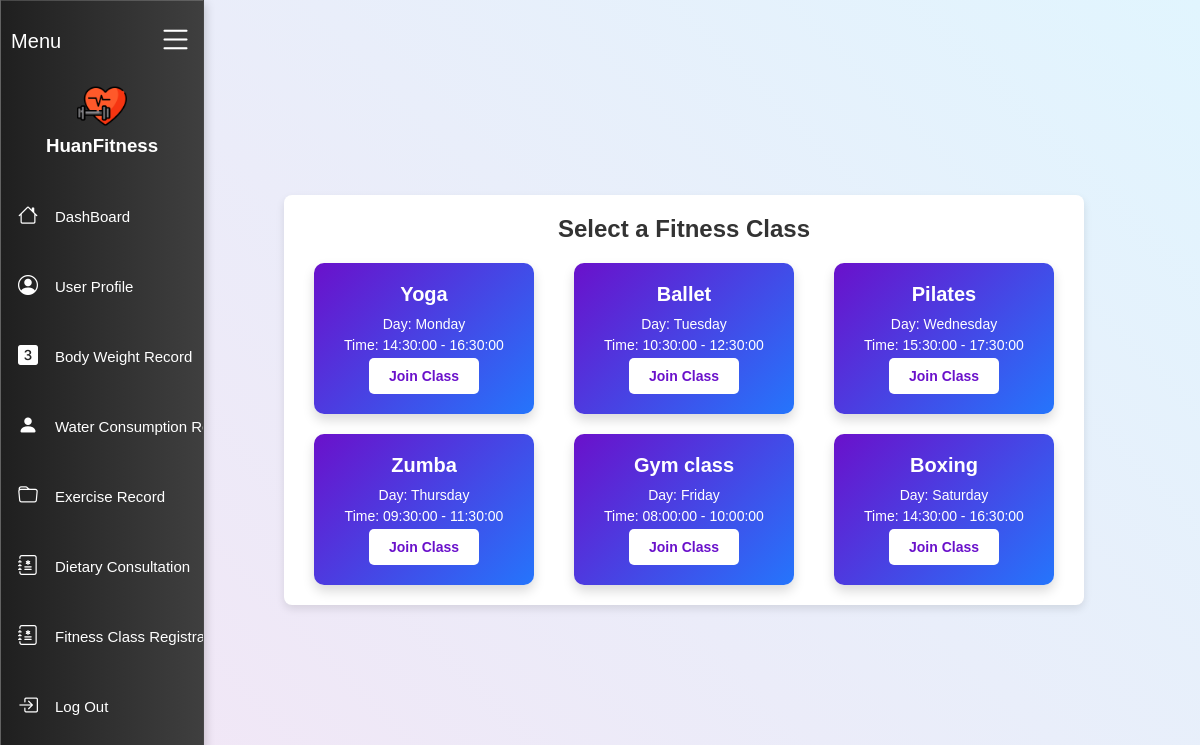
The page /fitness_class.php (signed in) on the database its author committed.
### tables this page shows
CREATE TABLE `fitness_class_details` (
  `fitness_class_id` varchar(10) NOT NULL,
  `fitness_class_category` varchar(100) NOT NULL,
  `day` enum('Monday','Tuesday','Wednesday','Thursday','Friday','Saturday','Sunday') NOT NULL,
  `start_time` time NOT NULL,
  `end_time` time NOT NULL
);

### fitness_class.php (the view, shortened to what this page needs)
<?php
include('db_conn.php');
$query = "SELECT fitness_class_id, fitness_class_category, day, start_time, end_time FROM fitness_class_details";
$result = $conn->query($query);
$classes = [];
while ($row = $result->fetch_assoc()) {
    $classes[] = $row;
}
?>
<!DOCTYPE html>
<html lang="en">
<head>
    <link rel="stylesheet" href="css/navBar.css">
    <link rel="stylesheet" href="css/fitness_class.css">
    <link rel="stylesheet" href="https://cdn.jsdelivr.net/npm/bootstrap-icons@1.10.5/font/bootstrap-icons.css">
</head>
<body style = "background: linear-gradient(45deg, #f3e5f5, #e1f5fe);">
    <div class="container add" id="container">
        <div class="brand">
            <h3>Menu</h3>
            <a href="#" id="toggle"><i class="bi bi-list"></i></a>
        </div>
        <div class="user">
            <img src="css/img/dumbbell.png" alt="">
            <div class="name">
                <h3 style = "color:white">HuanFitness</h3>
            </div>
        </div>
        <div class="navbar">
            <ul>
                <li><a href="dashboard.php"><i class="bi bi-house"></i><span>DashBoard</span></a></li>
                <li><a href="user_profile.php"><i class="bi bi-person-circle"></i><span>User Profile</span></a></li>
                <li><a href="weight.php"><i class="bi bi-3-square-fill"></i><span>Body Weight Record</span></a></li>
                <li><a href="MainWaterCon.php"><i class="bi bi-person-fill"></i><span>Water Consumption Record</span></a></li>
                <li><a href="exercise_index.php"><i class="bi bi-folder"></i><span>Exercise Record</span></a></li>
                <li><a href="consultation_category.php"><i class="bi bi-journal-medical"></i><span>Dietary Consultation</span></a></li>
                <li><a href="fitness_class.php"><i class="bi bi-journal-medical"></i><span>Fitness Class Registration</span></a></li>
                <li><a href="logout.php"><i class="bi bi-box-arrow-in-right"></i><span>Log Out</span></a></li>
            </ul>
        </div>
    </div>
    <div class="main-content-wrapper">
        <div class="main-content">
            <h2>Select a Fitness Class</h2>
            <div class="class-cards">
                <?php foreach ($classes as $class): ?>
                    <div class="class-card">
                        <h3><?php echo htmlspecialchars($class['fitness_class_category']); ?></h3>
                        <p>Day: <?php echo htmlspecialchars($class['day']); ?></p>
                        <p>Time: <?php echo htmlspecialchars($class['start_time']) . ' - ' . htmlspecialchars($class['end_time']); ?></p>
                        <form action="join_class.php" method="POST" onsubmit="return confirmClass()">
                            <button type="submit" class="join-button">Join Class</button>
                        </form>
                    </div>
                <?php endforeach; ?>
            </div>
        </div>
    </div>
</body>
</html>

### css/navBar.css (style rules this page uses)
:root { --primary-color: #fff; --navbar-background: #2c2c2c; --navbar-hover-background: rgba(255, 255, 255, 0.2); --text-color: #fff; }
* { margin: 0; padding: 0; box-sizing: border-box; font-family: 'Poppins', sans-serif; }
body { display: flex; width: 100%; height: 100%; align-items: center; justify-content: flex-start; background-repeat: no-repeat; background-position: center; background-size: cover; }
.container { display: flex; flex-direction: column; width: 17%; height: 100vh; align-items: center; background: linear-gradient(90deg, #1f1f1f, #3f3f3f); box-shadow: 0px 4px 10px 1px rgba(0, 0, 0, 0.2); overflow: hidden; transition: width 0.5s ease; backdrop-filter: blur(30px); -webkit-backdrop-filter: blur(3px); border: 1px solid rgba(255, 255, 255, 0.18); position: relative; }
.container .navbar ul { list-style-type: none; display: flex; flex-direction: column; height: auto; width: 100%; align-items: flex-start; justify-content: center; transition: width 0.5s ease; white-space: nowrap; }
.container .brand { display: flex; width: 90%; height: 40px; padding: 0 0px; margin: 20px 10px; align-items: center; justify-content: space-between; }
.container .brand h3 { font-weight: 500; font-size: 20px; color: var(--text-color); }
.container .brand a i { color: var(--primary-color); font-size: 35px; }
.container .navbar { display: flex; width: 100%; height: auto; margin: 20px 0; align-items: center; justify-content: center; }
.container .navbar ul li { height: 50px; width: 100%; margin: 10px 0; }
.container .navbar ul li a { display: flex; width: 100%; height: 100%; text-decoration: none; border-radius: 7px; align-items: center; justify-content: left; color: var(--text-color); transition: background 0.3s ease, color 0.3s ease; }
.container .navbar ul li a span { font-size: 15px; font-weight: 300; }
.container .navbar ul li a i { font-size: 20px; margin: 0 17px; }
.container .user { display: flex; flex-direction: column; gap: 4px; width: 100%; height: 80px; align-items: center; text-align: center; }
.container .user img { width: 50px; height: 50px; }
.container .user .name { display: flex; flex-direction: column; }
.main-content { flex-grow: 1; padding: 20px; overflow-y: auto; }

### css/fitness_class.css (style rules this page uses)
.main-content-wrapper { display: flex; justify-content: center; align-items: center; width: 80%; padding: 20px; }
.main-content { padding: 20px; background: #fff; box-shadow: 0px 4px 8px rgba(0, 0, 0, 0.1); border-radius: 8px; width: 80%; max-width: 800px; text-align: center; }
h2 { font-size: 24px; color: #333; margin-bottom: 20px; }
.class-cards { display: grid; grid-template-columns: repeat(3, 1fr); gap: 20px; justify-items: center; }
.class-card { background: linear-gradient(135deg, #6a11cb, #2575fc); color: #fff; padding: 20px; border-radius: 10px; box-shadow: 0px 6px 12px rgba(0, 0, 0, 0.15); text-align: center; transition: transform 0.3s ease, box-shadow 0.3s ease; width: 100%; max-width: 220px; }
.class-card h3 { font-size: 20px; margin-bottom: 10px; }
.class-card p { font-size: 14px; margin: 5px 0; }
.join-button { background: #fff; color: #6a11cb; border: none; padding: 10px 20px; font-size: 14px; font-weight: bold; border-radius: 5px; cursor: pointer; transition: background 0.3s ease, color 0.3s ease; }
.class-cards { grid-template-columns: repeat(3, 1fr); }

### rows shown on the page
fitness_class_details: fitness_class_category "Yoga", day "Monday", start_time "14:30:00", end_time "16:30:00"
fitness_class_details: fitness_class_category "Ballet", day "Tuesday", start_time "10:30:00", end_time "12:30:00"
fitness_class_details: fitness_class_category "Pilates", day "Wednesday", start_time "15:30:00", end_time "17:30:00"
fitness_class_details: fitness_class_category "Zumba", day "Thursday", start_time "09:30:00", end_time "11:30:00"
fitness_class_details: fitness_class_category "Gym class", day "Friday", start_time "08:00:00", end_time "10:00:00"
fitness_class_details: fitness_class_category "Boxing", day "Saturday", start_time "14:30:00", end_time "16:30:00"
